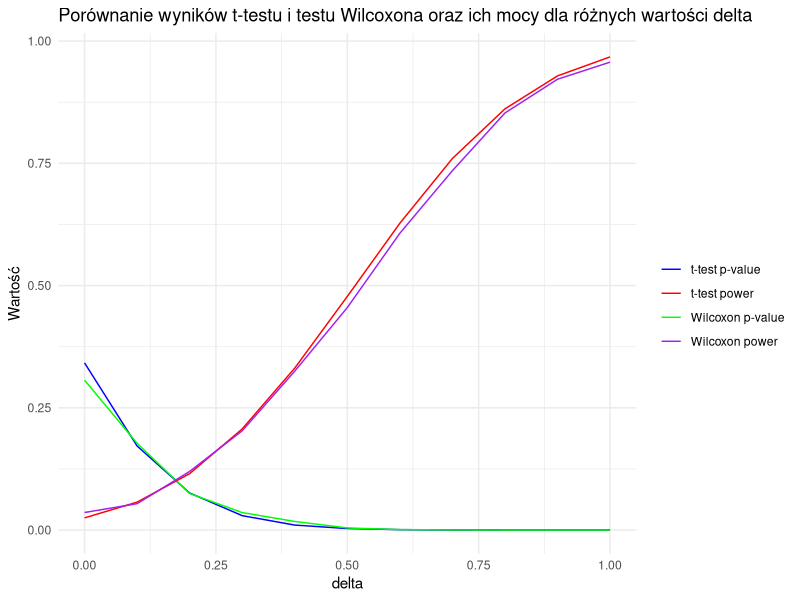
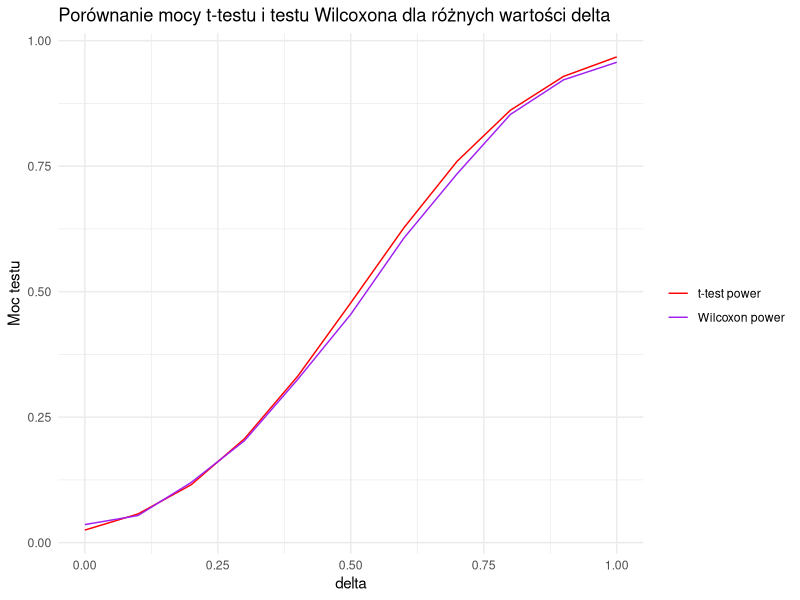
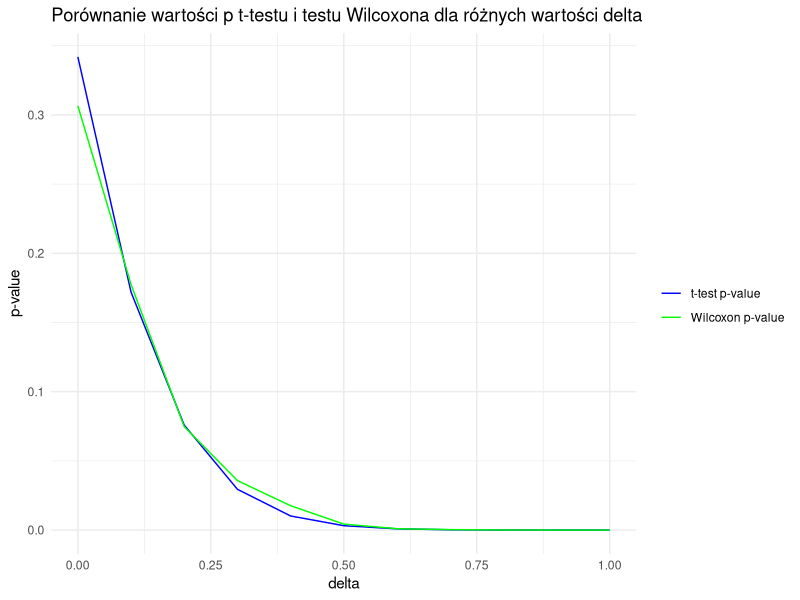

Write the R code that produced these figures, in order.
require(ggplot2)

perform_t_test <- function(n, delta, sigma, alpha = 0.05) {
  set.seed(123)
  x <- rnorm(n, mean = 0, sd = sigma)
  y <- rnorm(n, mean = delta, sd = sigma)
  
  test_result <- t.test(x, y)
  p_value <- test_result$p.value
  
  power <- power.t.test(n = n, delta = delta, sd = sigma, sig.level = alpha, type = "two.sample")$power
  
  return(c(p_value = p_value, power = power))
}

perform_wilcoxon_test <- function(n, delta, sigma, alpha = 0.05) {
  set.seed(123)
  x <- rnorm(n, mean = 0, sd = sigma)
  y <- rnorm(n, mean = delta, sd = sigma)
  
  test_result <- wilcox.test(x, y)
  p_value <- test_result$p.value
  
  return(p_value)
}

calculate_wilcoxon_power <- function(n, delta, sigma, alpha = 0.05, n_simulations = 1000) {
  set.seed(123)
  significant_results <- 0
  
  for (i in 1:n_simulations) {
    x <- rnorm(n, mean = 0, sd = sigma)
    y <- rnorm(n, mean = delta, sd = sigma)
    
    test_result <- wilcox.test(x, y)
    if (test_result$p.value < alpha) {
      significant_results <- significant_results + 1
    }
  }
  
  power <- significant_results / n_simulations
  return(power)
}

n <- 30 
sigma <- 1
alpha <- 0.05

delta_values <- seq(0, 1, by = 0.1)
results <- t(sapply(delta_values, function(delta) perform_t_test(n, delta, sigma)))
wilcoxon_p_values <- sapply(delta_values, function(delta) perform_wilcoxon_test(n, delta, sigma))
wilcoxon_power_values <- sapply(delta_values, function(delta) calculate_wilcoxon_power(n, delta, sigma))

results_df <- data.frame(
  delta = delta_values,
  p_value = results[, "p_value"],
  power = results[, "power"],
  wilcoxon_p_value = wilcoxon_p_values,
  wilcoxon_power = wilcoxon_power_values
)

print(results_df)

ggplot(results_df, aes(x = delta)) +
  geom_line(aes(y = p_value, color = "t-test p-value")) +
  geom_line(aes(y = wilcoxon_p_value, color = "Wilcoxon p-value")) +
  geom_line(aes(y = power, color = "t-test power")) +
  geom_line(aes(y = wilcoxon_power, color = "Wilcoxon power")) +
  labs(title = "Porównanie wyników t-testu i testu Wilcoxona oraz ich mocy dla różnych wartości delta",
       x = "delta",
       y = "Wartość") +
  scale_color_manual("", values = c("t-test p-value" = "blue", "Wilcoxon p-value" = "green", "t-test power" = "red", "Wilcoxon power" = "purple")) +
  theme_minimal()

ggplot(results_df, aes(x = delta)) +
  geom_line(aes(y = power, color = "t-test power")) +
  geom_line(aes(y = wilcoxon_power, color = "Wilcoxon power")) +
  labs(title = "Porównanie mocy t-testu i testu Wilcoxona dla różnych wartości delta",
       x = "delta",
       y = "Moc testu") +
  scale_color_manual("", values = c("t-test power" = "red", "Wilcoxon power" = "purple")) +
  theme_minimal()

ggplot(results_df, aes(x = delta)) +
  geom_line(aes(y = p_value, color = "t-test p-value")) +
  geom_line(aes(y = wilcoxon_p_value, color = "Wilcoxon p-value")) +
  labs(title = "Porównanie wartości p t-testu i testu Wilcoxona dla różnych wartości delta",
       x = "delta",
       y = "p-value") +
  scale_color_manual("", values = c("t-test p-value" = "blue", "Wilcoxon p-value" = "green")) +
  theme_minimal()
